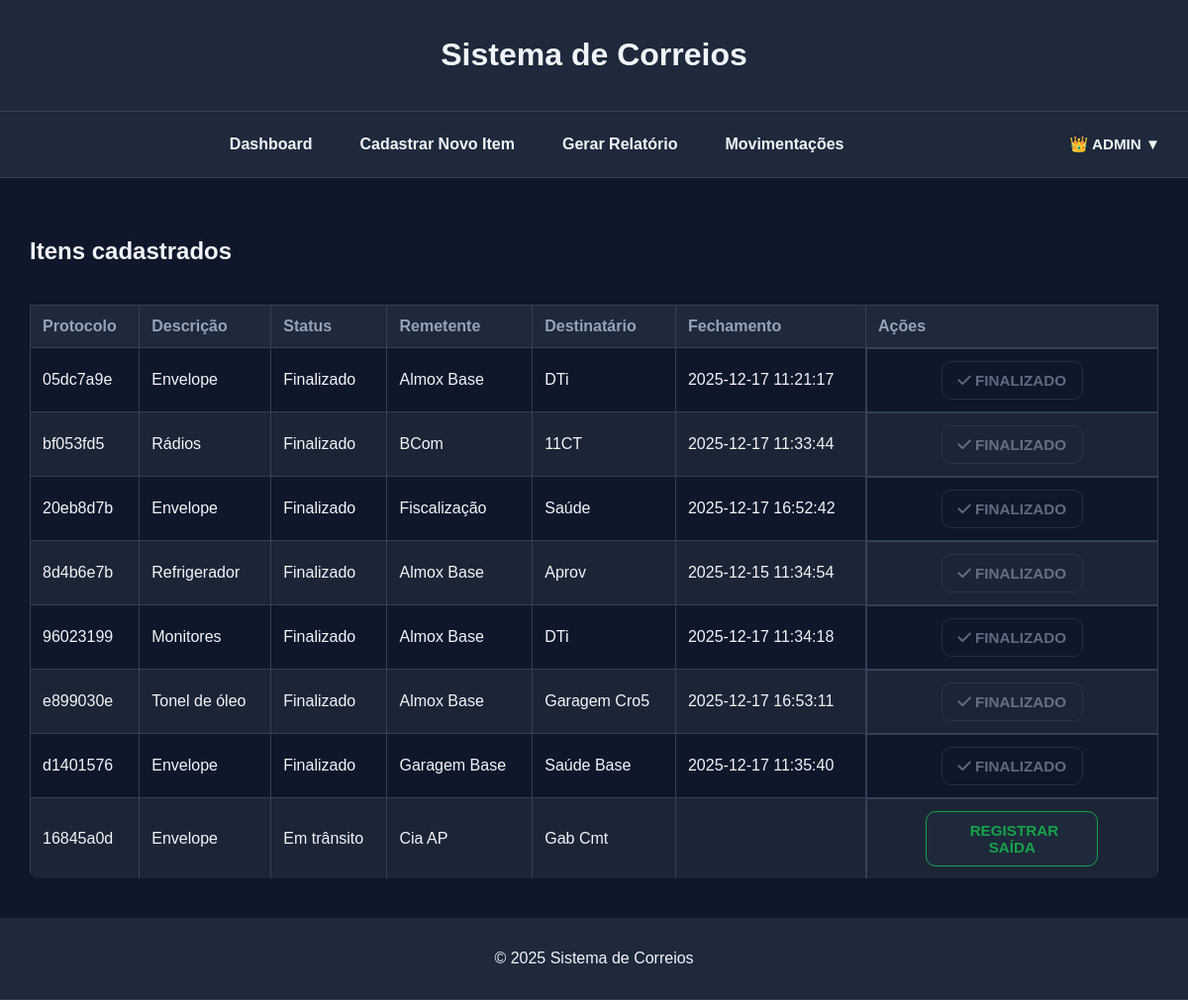
Page / (signed in) on the earlier database version.
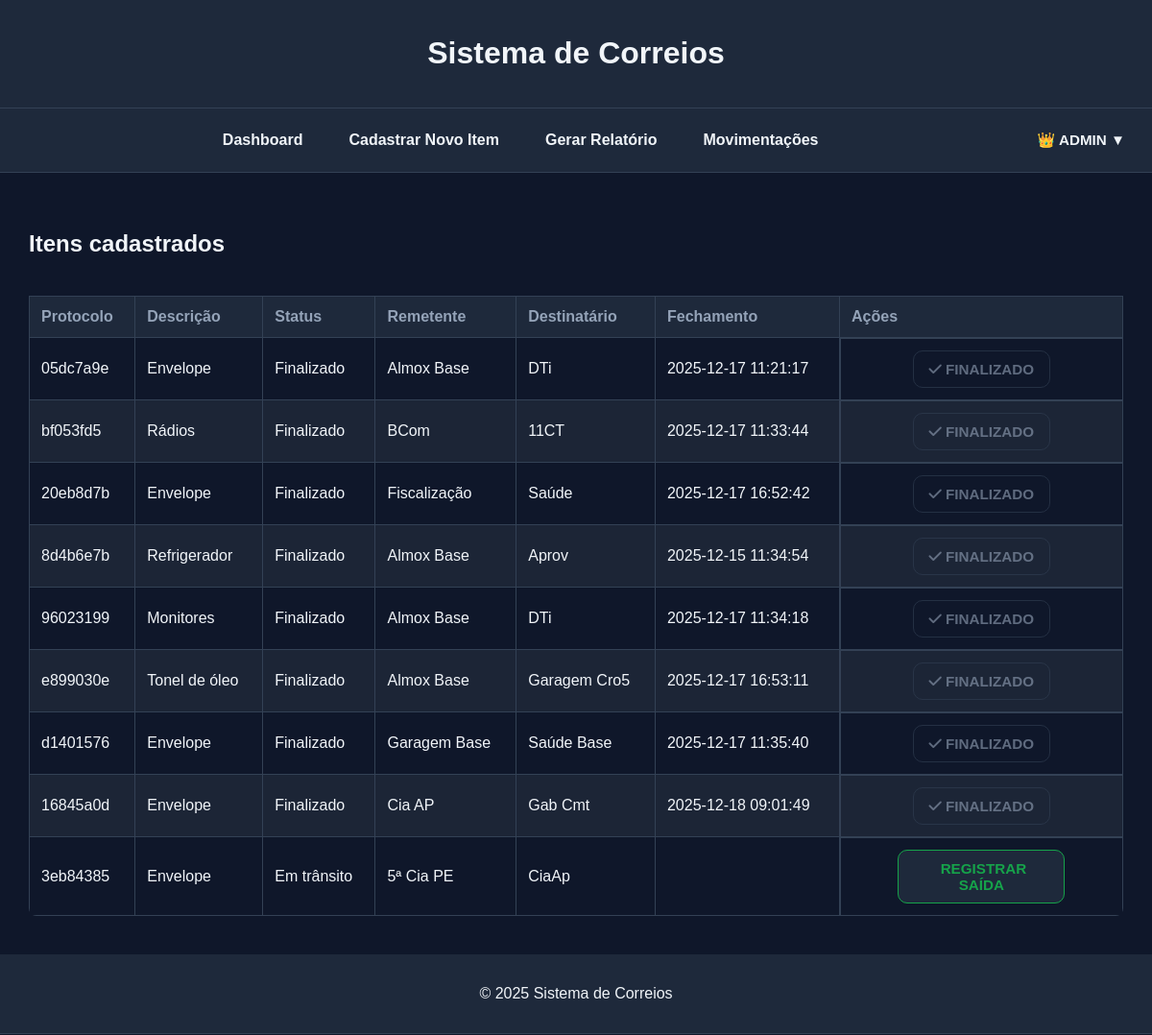
Same page on the later database version.
### app.py (models this page shows, shortened)
class User(UserMixin, db.Model):
    id = db.Column(db.Integer, primary_key=True)
    username = db.Column(db.String(80), unique=True, nullable=False)
    email = db.Column(db.String(120), unique=True, nullable=False)
    password_hash = db.Column(db.String(200), nullable=False)
    role = db.Column(db.String(20), default="user")  # "user" ou "admin"

class Item(db.Model):
    id = db.Column(db.Integer, primary_key=True)
    protocol = db.Column(db.String(20), unique=True, nullable=False)
    sender = db.Column(db.String(100))
    recipient = db.Column(db.String(100))
    description = db.Column(db.String(200))
    status = db.Column(db.String(50))
    closed = db.Column(db.DateTime, nullable=True)

### app.py (the view)
@app.route("/")
@login_required
def index():
    items = Item.query.all()
    return render_template("dashboard.html", items=items)

### app.py (called while the page is built)
@login_manager.user_loader
def load_user(user_id):
    return User.query.get(int(user_id))

### templates/dashboard.html (shortened to what this page needs)
{% extends "base.html" %}
{% block content %}
<section class="panel-card">
  <h2>Itens cadastrados</h2>
    <div class="table-container">
    <table>
      <thead>
        <tr>
          <th>Protocolo</th>
          <th>Descrição</th>
          <th>Status</th>
          <th>Remetente</th>
          <th>Destinatário</th>
          <th>Fechamento</th>
          <th>Ações</th>
        </tr>
      </thead>
      <tbody>
        {% for item in items %}
        <tr>
          <td class="nowrap">{{ item.protocol }}</td>
          <td>{{ item.description }}</td>
          <td class="nowrap">{{ item.status }}</td>
          <td>{{ item.sender }}</td>
          <td>{{ item.recipient }}</td>
          <td class="nowrap">
            {% if item.closed %}
              {{ item.closed.strftime("%Y-%m-%d %H:%M:%S") }}
            {% endif %}
          </td>
          <td class="col-actions">
            {% if item.status != "Finalizado" %}
              <a href="{{ url_for('exit_item', protocol=item.protocol) }}" class="btn-out">
                 Registrar Saída
              </a>
            {% else %}
              <a class="btn-secondary" aria-disabled="true">
                <i class="fa-solid fa-check"></i> Finalizado
              </a>
            {% endif %}
        </td>
        </tr>
        {% endfor %}
      </tbody>
    </table>
  </div>
</section>
{% endblock %}

### templates/base.html (shortened to what this page needs)
  <!DOCTYPE html>
  <html lang="pt-BR">
  <head>
      <link rel="stylesheet" href="{{ url_for('static', filename='style.css') }}">
      <link rel="stylesheet" href="https://cdnjs.cloudflare.com/ajax/libs/font-awesome/6.4.0/css/all.min.css">
  </head>
  <body>
  <header>
      <h1>Sistema de Correios</h1>
  </header>
  <nav>
  {% if current_user and current_user.is_authenticated %}
    <div class="nav-links">
      <a href="{{ url_for('index') }}">Dashboard</a>
      <a href="{{ url_for('new_item') }}">Cadastrar Novo Item</a>
      <a href="{{ url_for('report') }}">Gerar Relatório</a>
  {% if current_user and current_user.is_authenticated and current_user.role == "admin" %}
    <a href="{{ url_for('movimentacoes') }}">Movimentações</a>
  {% endif %}
    </div>
  {% endif %}
  <div class="nav-right">
    {% if current_user and current_user.is_authenticated %}
      <div class="user-menu">
        <button class="user-button">
          {% if current_user.role == "admin" %}
            👑 {{ current_user.username }} ▼
          {% else %}
            👤 {{ current_user.username }} ▼
          {% endif %}
        </button>
      </div>
    {% else %}
      <a href="{{ url_for('login') }}" class="btn-secondary">Login</a>
    {% endif %}
  </div>
</nav>
  <main class="content-container">
      {% block content %}{% endblock %}
    </main>
  <footer>
      <p>&copy; 2025 Sistema de Correios</p>
  </footer>
  </body>
  </html>

### static/style.css (style rules this page uses)
:root { --bg: #0f172a; --panel: #1e293b; --text: #f1f5f9; --muted: #94a3b8; --border: #334155; --primary: #16a34a; --primary-dark: #15803d; --danger: #ef4444; --danger-dark: #b91c1c; --info: #3b82f6; --info-dark: #1e40af; }
body { background-color: var(--bg); color: var(--text); font-family: Arial, sans-serif; margin: 0; padding: 0; }
header, footer { background-color: var(--panel); padding: 16px; text-align: center; border-bottom: 1px solid var(--border); }
nav { background-color: var(--panel); padding: 16px; display: flex; align-items: center; border-bottom: 1px solid var(--border); }
.nav-links { flex: 1; display: flex; justify-content: center; gap: 24px; flex-wrap: wrap; }
.nav-right { margin-left: auto; }
nav a { color: var(--text); text-decoration: none; font-weight: bold; padding: 8px 12px; border-radius: 6px; }
.user-menu { position: relative; display: inline-block; }
.user-button { background: transparent; border: none; color: var(--text); font-weight: bold; cursor: pointer; padding: 8px 12px; border-radius: 6px; }
main { padding: 40px 20px; max-width: 95vw; margin: 0 auto; }
button, .btn-primary, .btn-secondary, a.btn-primary, a.btn-secondary, a.btn-out, a.btn-in, a.btn-info { font-family: Arial, sans-serif; font-size: 0.95rem; font-weight: bold; text-transform: uppercase; padding: 10px 16px; border-radius: 10px; cursor: pointer; transition: background 0.3s ease, color 0.3s ease, border-color 0.3s ease; text-decoration: none; display: inline-block; }
.btn-out, .btn-secondary { transition: transform 0.2s ease, background-color 0.3s ease; }
.btn-secondary, a.btn-secondary { background-color: transparent; color: var(--muted); border: 1px solid var(--border); }
a.btn-out { background-color: var(--panel); color: var(--primary); border: 1px solid var(--primary); }
[aria-disabled="true"] { pointer-events: none; opacity: 0.6; cursor: not-allowed; }
.table-container { max-height: 75vh; max-width: 100%; margin: 0 auto; overflow-y: auto; overflow-x: auto; border-radius: 8px; }
table { width: 100%; border-collapse: collapse; margin-top: 20px; }
th, td { padding: 12px; border: 1px solid var(--border); text-align: left; }
th { background-color: var(--panel); color: var(--muted); position: sticky; top: 0; }
tr:nth-child(even) { background-color: #1c2536; }
.col-actions { display: flex; flex-wrap: wrap; gap: 10px; justify-content: center; align-items: center; min-width: 240px; }
.col-actions a.btn-primary, .col-actions a.btn-secondary, .col-actions a.btn-out, .col-actions a.btn-in, .col-actions a.btn-info { padding: 10px 16px; font-size: 0.95rem; max-width: 140px; text-align: center; }

Differences in the rows shown:
changed Item "Cia AP": status "Em trânsito" → "Finalizado"; closed (not shown) → "2025-12-18 09:01:49"; status "REGISTRAR SAÍDA" → "FINALIZADO"
added Item: protocol "3eb84385", description "Envelope", status "Em trânsito", sender "5ª Cia PE", recipient "CiaAp"
